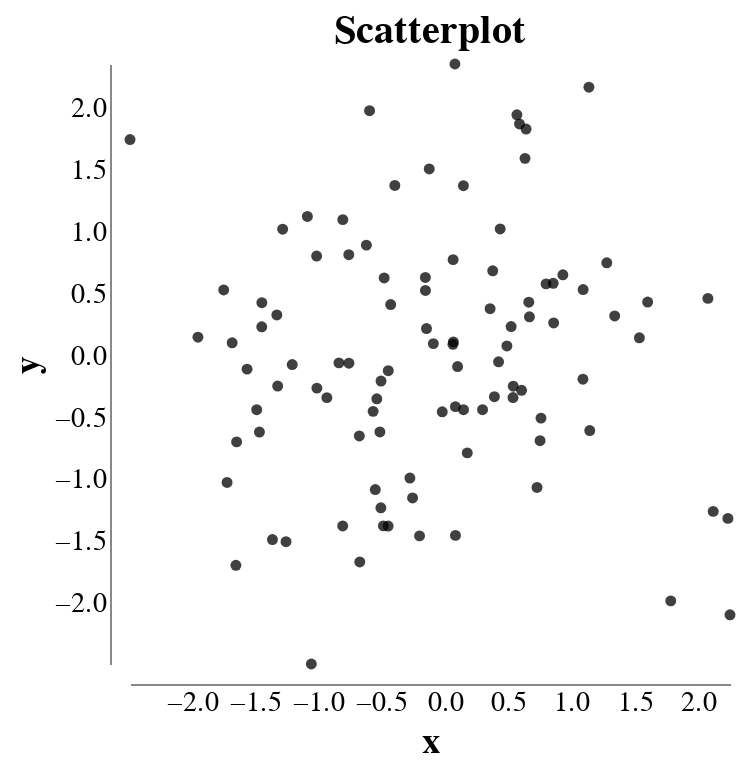

Notebook cell for this chart:
### Code cell
from altair import Chart, X, Y

Chart(df, title="Scatterplot").mark_point().encode(
    X('x', scale=min_max_scale(df, 'x')),
    Y('y', scale=min_max_scale(df, 'y')),
)

### Figure 1 — Vega-Lite specification as saved in the notebook (floating-point values rounded to 4 significant figures)
{"config": {"title": {"font": "Georgia", "fontSize": 20}, "background": null, "view": {"width": 300, "height": 300, "stroke": null}, "mark": {"filled": true, "color": "black", "opacity": 0.75}, "axis": {"labelFontSize": 14, "titleFontSize": 18, "offset": 10, "grid": false, "ticks": false, "labelFont": "Georgia", "titleFont": "Georgia"}, "legend": {"titleFont": "Georgia", "labelFont": "Georgia", "titleFontSize": 14, "labelFontSize": 12}, "range": {"category": {"scheme": "observable10"}}, "scale": {"nice": true}}, "data": {"name": "data-7b7730cc0873c1442d2cfbd625b4a869"}, "mark": {"type": "point"}, "encoding": {"x": {"field": "x", "scale": {"domain": [-2.487, 2.253]}, "type": "quantitative"}, "y": {"field": "y", "scale": {"domain": [-2.493, 2.359]}, "type": "quantitative"}}, "title": "Scatterplot", "$schema": "https://vega.github.io/schema/vega-lite/v5.20.1.json", "datasets": {"data-7b7730cc0873c1442d2cfbd625b4a869": [{"x": 0.5696, "y": 1.948, "category": 0}, {"x": 0.1479, "y": -0.4367, "category": 1}, {"x": 0.147, "y": 1.375, "category": 0}, {"x": -1.72, "y": -1.025, "category": 1}, {"x": -0.2546, "y": -1.151, "category": 0}, {"x": -0.4476, "y": -1.378, "category": 0}, {"x": -1.054, "y": -2.493, "category": 0}, {"x": -1.446, "y": 0.2333, "category": 0}, {"x": -1.746, "y": 0.5316, "category": 1}, {"x": -0.1528, "y": 0.5277, "category": 1}, {"x": 1.139, "y": 2.172, "category": 1}, {"x": -0.4465, "y": -0.1214, "category": 1}, {"x": -1.445, "y": 0.429, "category": 1}, {"x": -2.487, "y": 1.748, "category": 1}, {"x": -0.549, "y": -1.082, "category": 0}, {"x": -1.01, "y": -0.2621, "category": 0}, {"x": 0.8563, "y": 0.5852, "category": 1}, {"x": -1.486, "y": -0.4371, "category": 0}, {"x": 1.342, "y": 0.3211, "category": 0}, {"x": 0.5902, "y": 1.875, "category": 1}, {"x": -1.205, "y": -0.07188, "category": 0}, {"x": 0.3786, "y": 0.6867, "category": 0}, {"x": 0.1009, "y": -0.08742, "category": 1}, {"x": -0.1444, "y": 0.2197, "category": 0}, {"x": 1.785, "y": -1.983, "category": 0}, {"x": -1.464, "y": -0.6173, "category": 1}, {"x": -0.9316, "y": -0.3393, "category": 1}, {"x": -0.5037, "y": -0.2055, "category": 1}, {"x": -0.5049, "y": -1.23, "category": 1}, {"x": -0.3947, "y": 1.377, "category": 1}, {"x": 0.7999, "y": 0.5809, "category": 1}, {"x": -0.4272, "y": 0.4137, "category": 0}, {"x": -0.537, "y": -0.3488, "category": 0}, {"x": 0.1777, "y": -0.786, "category": 1}, {"x": 0.6685, "y": 0.3145, "category": 0}, {"x": -1.65, "y": -1.695, "category": 0}, {"x": -1.644, "y": -0.6971, "category": 1}, {"x": -0.8064, "y": -1.377, "category": 1}, {"x": -1.68, "y": 0.1047, "category": 0}, {"x": 0.7284, "y": -1.065, "category": 1}, {"x": 0.8598, "y": 0.2647, "category": 1}, {"x": 0.5242, "y": 0.2358, "category": 0}, {"x": 0.06561, "y": 0.7769, "category": 1}, {"x": 1.093, "y": 0.5352, "category": 0}, {"x": -0.1229, "y": 1.51, "category": 1}, {"x": 0.7599, "y": -0.5048, "category": 1}, {"x": 0.7525, "y": -0.6873, "category": 1}, {"x": -1.254, "y": -1.504, "category": 0}, {"x": -1.327, "y": 0.3292, "category": 1}, {"x": -0.09045, "y": 0.09782, "category": 0}, {"x": -1.95, "y": 0.1495, "category": 1}, {"x": 2.12, "y": -1.259, "category": 0}, {"x": -0.4788, "y": 0.6289, "category": 0}, {"x": -0.2757, "y": -0.9898, "category": 0}, {"x": -0.7574, "y": -0.06073, "category": 1}, {"x": -1.361, "y": -1.487, "category": 0}, {"x": 0.6422, "y": 1.833, "category": 0}, {"x": -0.836, "y": -0.05794, "category": 1}, {"x": -0.6195, "y": 0.8941, "category": 0}, {"x": 0.4249, "y": -0.04923, "category": 1}, {"x": 2.236, "y": -1.316, "category": 0}, {"x": 0.3578, "y": 0.3799, "category": 0}, {"x": 2.078, "y": 0.4636, "category": 1}, {"x": -0.5662, "y": -0.4502, "category": 0}, {"x": 0.6061, "y": -0.2797, "category": 0}, {"x": -0.02005, "y": -0.4534, "category": 1}, {"x": -0.6715, "y": -1.668, "category": 0}, {"x": -1.562, "y": -0.1087, "category": 0}, {"x": 0.6337, "y": 1.596, "category": 0}, {"x": -0.6752, "y": -0.6489, "category": 0}, {"x": 0.4906, "y": 0.07874, "category": 1}, {"x": -0.1994, "y": -1.457, "category": 0}, {"x": 0.08392, "y": -0.412, "category": 1}, {"x": -0.7584, "y": 0.8167, "category": 1}, {"x": 0.08426, "y": -1.453, "category": 1}, {"x": 0.9328, "y": 0.654, "category": 0}, {"x": 2.253, "y": -2.095, "category": 1}, {"x": 0.4375, "y": 1.025, "category": 0}, {"x": 0.6635, "y": 0.4325, "category": 1}, {"x": 1.603, "y": 0.4336, "category": 1}, {"x": -1.012, "y": 0.8063, "category": 1}, {"x": 0.5407, "y": -0.2464, "category": 0}, {"x": 0.2983, "y": -0.4369, "category": 1}, {"x": -1.086, "y": 1.126, "category": 1}, {"x": 0.06796, "y": 0.1113, "category": 1}, {"x": 1.28, "y": 0.7511, "category": 1}, {"x": -0.4851, "y": -1.376, "category": 1}, {"x": 1.145, "y": -0.6054, "category": 0}, {"x": -0.1534, "y": 0.633, "category": 0}, {"x": -1.32, "y": -0.2454, "category": 1}, {"x": -0.5126, "y": -0.6164, "category": 0}, {"x": 0.08002, "y": 2.359, "category": 1}, {"x": 1.091, "y": -0.1897, "category": 1}, {"x": 0.3918, "y": -0.3314, "category": 1}, {"x": 1.537, "y": 0.1447, "category": 1}, {"x": -0.5943, "y": 1.981, "category": 0}, {"x": 0.0643, "y": 0.09242, "category": 0}, {"x": 0.5386, "y": -0.3385, "category": 0}, {"x": -0.8056, "y": 1.101, "category": 0}, {"x": -1.281, "y": 1.023, "category": 0}]}}
